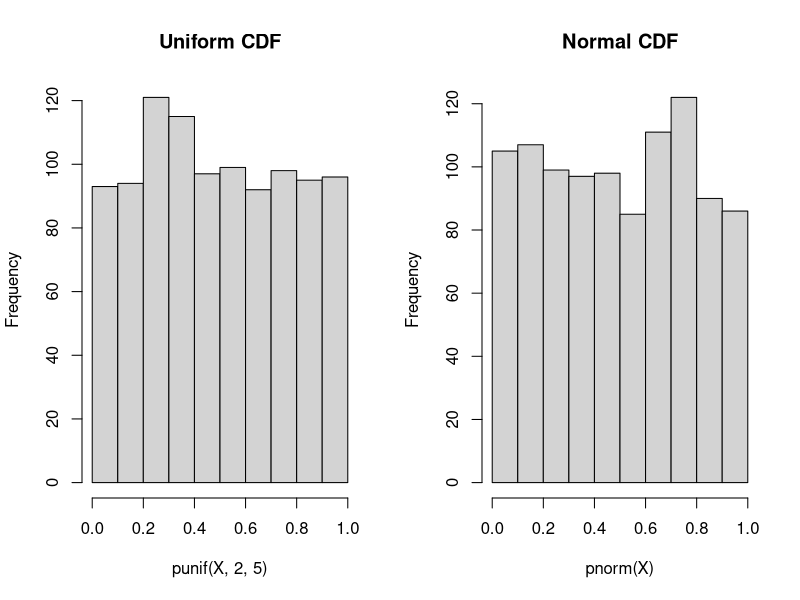
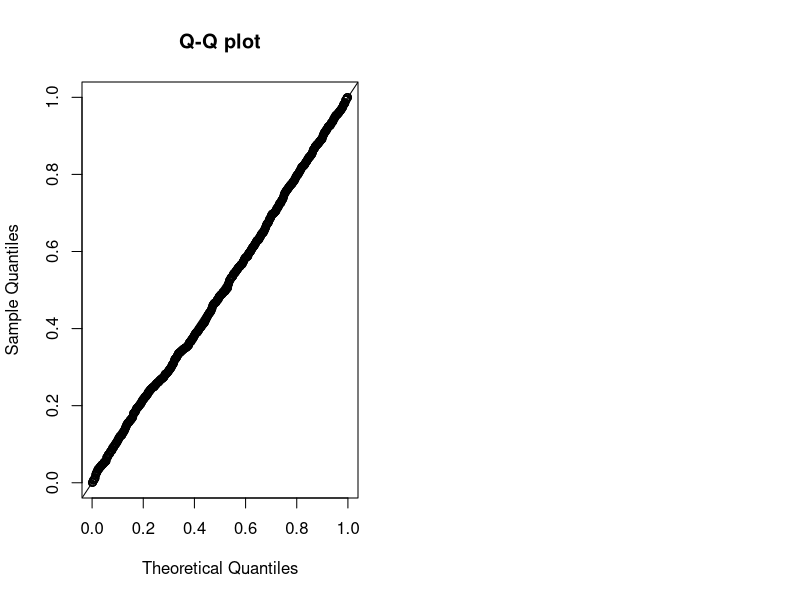
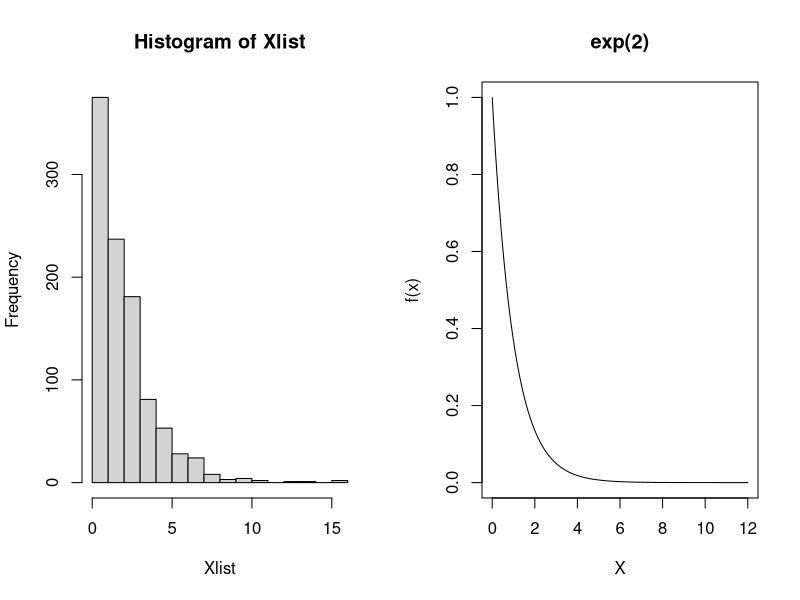
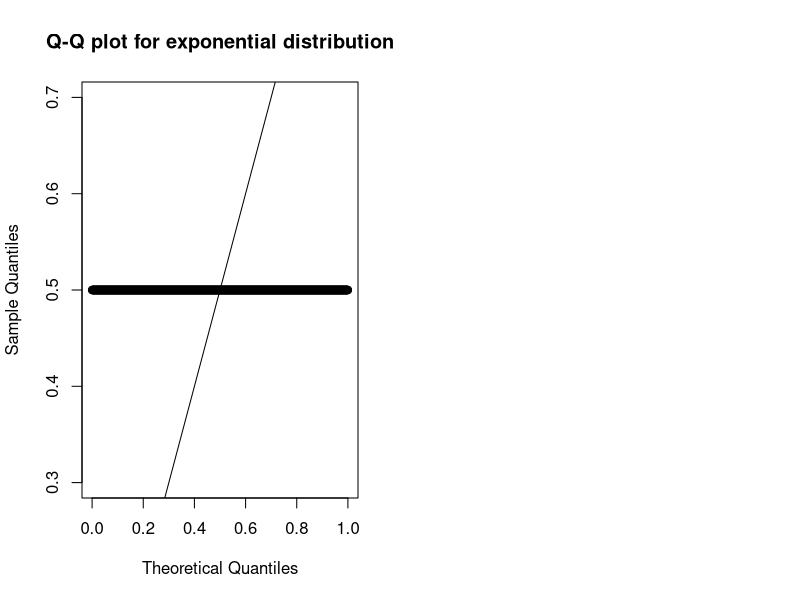
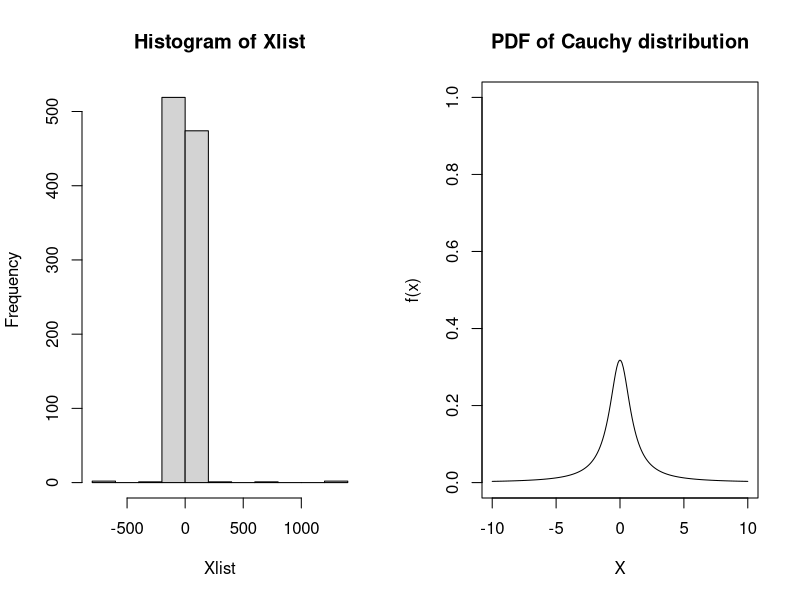
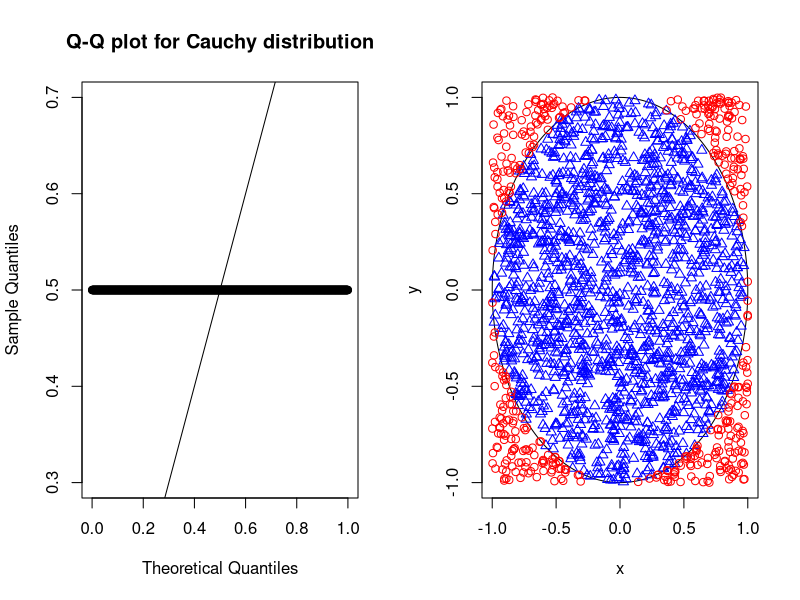
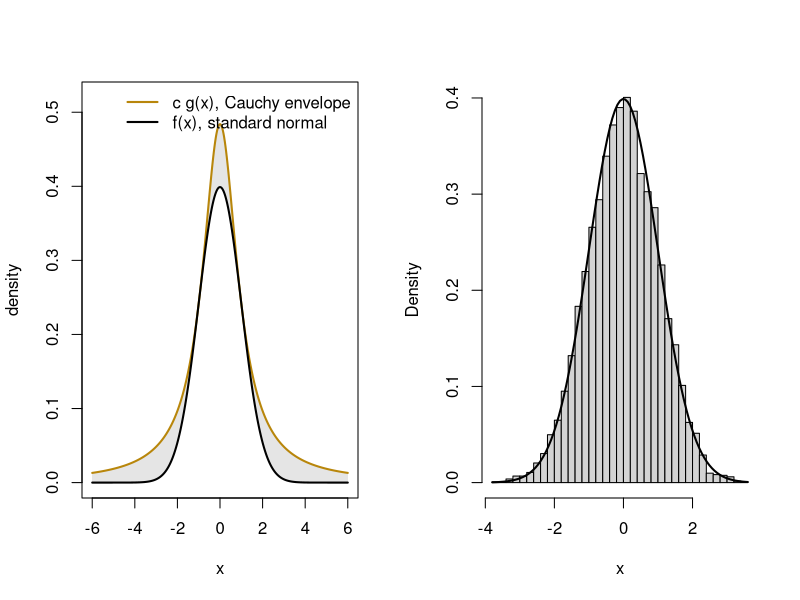
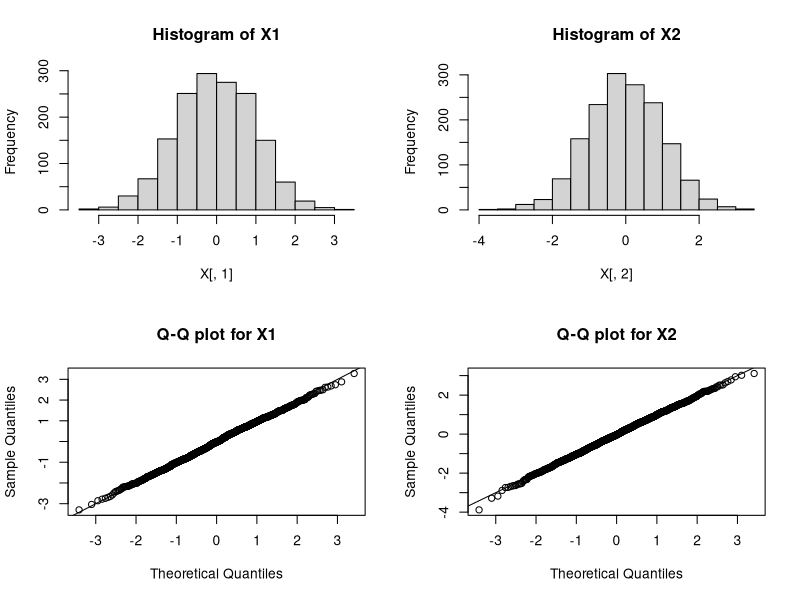

Recreate these plots in R, in order.
# STAT:5400 Section 3.1 — Random Number Generators
# Code from the lecture notes; no output, no solutions.

## 2.1 Draw from the uniform distribution

(u <- runif(1))


## 2.2 Set seed

set.seed(5400)
(u <- runif(1))

set.seed(5400)
length(.Random.seed)
head(.Random.seed)


## 2.3 Generate $U \sim \mathrm{Unif}(1, 5)$

# Predict
set.seed(5400)
(u1 <- runif(1, 1, 5))

# Predict
set.seed(5400)
(u2 <- runif(1) * 4 + 1)

# Predict
help(runif)


## 2.5 Generating many uniforms

set.seed(5400)
(ulist <- runif(5, 1, 5))

set.seed(5400)
ulist <- rep(NA, 5)
for (i in seq(5)) {
  ulist[i] <- runif(1, 1, 5)
}
ulist


## 2.7 Mean and variance of uniform distribution

set.seed(5400)
# generate U1, U2, ..., U100
ulist <- runif(100, 0, 1)

# population mean is 1/2
mean(ulist)

# population variance is 1/12 = 0.0833
var(ulist)


## 2.10 The probability integral transform, seen

par(mfrow = c(1, 2))
X <- runif(1000, 2, 5)
hist(punif(X, 2, 5), main = "Uniform CDF")
X <- rnorm(1000)
hist(pnorm(X), main = "Normal CDF")


## 2.12 Q-Q plot (quantile-quantile plot)

set.seed(5400)
ulist <- runif(1000, 0, 1)
plot(qunif(ppoints(1000)), sort(ulist),
  xlab = "Theoretical Quantiles",
  ylab = "Sample Quantiles", main = "Q-Q plot")
abline(0, 1)


## 3.1 Drawing from Bernoulli distribution

# Generate Bern(0.4)
Y <- as.numeric(runif(1) < 0.4)
Y

set.seed(5400)
# Generate Y1, ..., Y100 ~ Bern(0.4)
Ylist <- as.numeric(runif(100) < 0.4)

# population mean is 0.4
mean(Ylist)

# population variance is 0.4 * 0.6 = 0.24
var(Ylist)


## 3.2 Drawing from Binomial distribution

set.seed(5400)
# Generate X ~ Bin(100, 0.4)
X <- sum(runif(100) < 0.4)
X

rbinom(1, 100, 0.4)
# rbinom(n, size, prob).
# n is the number of observations.
# size is the number of trials.


## 4.2 Drawing from exponential distribution

set.seed(5400)
# Generate X1, ..., X1000 ~ exp(2)
Ulist <- runif(1000, 0, 1)
Xlist <- -2 * log(Ulist)
Xlist[1:3]

mean(Xlist)
var(Xlist)


## 4.3 Histogram against the density

# By hand
par(mfrow = c(1, 2))
hist(Xlist)
xs <- seq(0.001, 12, len = 200)
plot(xs, dexp(xs, rate = 1),        # <- change this line
  type = "l", ylim = c(0, 1),
  xlab = "X", main = "exp(2)", ylab = "f(x)")


## 4.4 Q-Q plot for the exponential

# By hand
probs <- ppoints(1000)
plot(probs, rep(0.5, 1000),         # <- change this line
  xlab = "Theoretical Quantiles", ylab = "Sample Quantiles",
  main = "Q-Q plot for exponential distribution")
abline(0, 1)


## 4.5 The `rexp` function in R

set.seed(5400)
Xlist <- rexp(1000, rate = 1/2)
Xlist[1:3]

mean(Xlist)
var(Xlist)

# Predict
set.seed(5400)
head(-2 * log(runif(3)))
set.seed(5400)
head(rexp(3, rate = 1/2))


## 4.6 Drawing from the standard Cauchy distribution

set.seed(5400)
# Generate X1, ..., X1000 ~ Cauchy
Ulist <- runif(1000, 0, 1)
Xlist <- tan(pi * (Ulist - 0.5))

par(mfrow = c(1, 2))
hist(Xlist)
xs <- seq(-10, 10, len = 200)
plot(xs, dcauchy(xs), type = "l", ylim = c(0, 1),
  xlab = "X", main = "PDF of Cauchy distribution", ylab = "f(x)")

# By hand
probs <- ppoints(1000)
plot(probs, rep(0.5, 1000),         # <- change this line
  xlab = "Theoretical Quantiles",
  ylab = "Sample Quantiles",
  main = "Q-Q plot for Cauchy distribution")
abline(0, 1)


## 4.7 Cauchy and $t$

set.seed(5400)
mean(rcauchy(10000))
mean(rcauchy(10000))
mean(rcauchy(10000))


## 4.8 Sampling the next word

words <- c("reject", "accept", "retain")
p <- c(0.665, 0.245, 0.090)

set.seed(5400)
u <- runif(1)
words[findInterval(u, cumsum(p)) + 1]   # one uniform, one word

# 10,000 draws: the frequencies match p
u <- runif(10000)
table(words[findInterval(u, cumsum(p)) + 1]) / 10000


## 5.2 Accept/reject sampling (cont'd)

set.seed(5400)
n <- 2000    # total samples
# Each row is a pair of V1 and V2. n rows in total.
dat <- matrix(runif(n * 2, -1, 1), n, 2)
# Accept if V_1^2 + V_2^2 <= 1.
accept <- (dat[, 1]^2 + dat[, 2]^2) <= 1

mean(accept)   # which is about pi/4
pi / 4

# Accepted pairs of V1 and V2
V <- dat[accept, ]
# Rejected pairs of V1 and V2
V_out <- dat[!accept, ]

# draw a circle
theta <- seq(0, 2 * pi, len = 1000)
plot(cbind(sin(theta), cos(theta)),
  type = "l", xlab = "x", ylab = "y")
points(V, pch = 2, col = "blue")      # Accepted pairs
points(V_out, pch = 1, col = "red")   # Rejected pairs

c_bound <- optimize(function(x) dnorm(x) / dcauchy(x),
                    c(-3, 3), maximum = TRUE)$objective
c_bound

xs <- seq(-6, 6, length = 400)
plot(xs, c_bound * dcauchy(xs), type = "n",
  xlab = "x", ylab = "density", ylim = c(0, 0.52))
polygon(c(xs, rev(xs)),
  c(c_bound * dcauchy(xs), rev(dnorm(xs))),
  col = "gray90", border = NA)          # rejected
lines(xs, c_bound * dcauchy(xs), lwd = 2, col = "#b8860b")
lines(xs, dnorm(xs), lwd = 2)
legend("topright", bty = "n", lwd = 2,
  col = c("#b8860b", "black"),
  legend = c("c g(x), Cauchy envelope", "f(x), standard normal"))

set.seed(5400)
n <- 1e4
Y <- rcauchy(n)
U <- runif(n)
keep <- U <= dnorm(Y) / (c_bound * dcauchy(Y))

mean(keep)      # close to 1 / c_bound
1 / c_bound

X <- Y[keep]
hist(X, breaks = 40, freq = FALSE, main = "", xlab = "x")
curve(dnorm(x), add = TRUE, lwd = 2)


## 6.2 Polar method for the standard normal

# an OK code
Rsq <- V[, 1]^2 + V[, 2]^2
m <- sqrt(-(2 * log(Rsq)) / (Rsq))
X <- m * V

# a better code
Rsq <- V[, 1]^2 + V[, 2]^2
ok <- Rsq > 0               # drop a pair that is exactly (0, 0)
m <- sqrt(-(2 * log(Rsq[ok])) / Rsq[ok])
X <- m * V[ok, ]


## 6.3 Checking the normals

par(mfrow = c(2, 2))
# histograms
hist(X[, 1], main = "Histogram of X1")
hist(X[, 2], main = "Histogram of X2")
# Q-Q plots
probs <- ppoints(NROW(X))
plot(qnorm(probs), sort(X[, 1]),
  xlab = "Theoretical Quantiles",
  ylab = "Sample Quantiles", main = "Q-Q plot for X1")
abline(0, 1)
plot(qnorm(probs), sort(X[, 2]),
  xlab = "Theoretical Quantiles",
  ylab = "Sample Quantiles", main = "Q-Q plot for X2")
abline(0, 1)


## 6.4 Q-Q plot for $\mathrm{N}(\mu, \sigma^2)$

newX <- X[, 1] * 2 + 4
dat_quant <- sort(newX)
thr_quant <- qnorm(ppoints(length(newX)))
plot(thr_quant, dat_quant,
  xlab = "Theoretical Quantiles",
  ylab = "Sample Quantiles",
  main = "Q-Q plot for X ~ N(4, 4)")
abline(a = 4, b = 2) # a = intercept; b = slope


## 6.5 `qqnorm` and `qqline`

qqnorm(newX)
qqline(newX)


## 6.6 What R actually uses

set.seed(5400)
qnorm(runif(1))

set.seed(5400)
rnorm(1)


## 6.7 Standard Cauchy, again

Y <- V[, 1] / V[, 2]
summary(Y)


## 6.8 $\chi_v^2$ distribution

set.seed(5400)
Zlist <- rnorm(10)
Y <- sum(Zlist^2)
Y


## 6.9 Student's $t$ distribution

curve(dnorm(x, 0, 1), xlim = c(-3, 3),
  main = "Normal and t",
  xlab = "X", ylab = "f(x)", lwd = 3, lty = 1)
curve(dt(x, 1), xlim = c(-3, 3), add = TRUE, lty = 2, col = "red")
curve(dt(x, 2), xlim = c(-3, 3), add = TRUE, lty = 3, col = "blue")
curve(dt(x, 5), xlim = c(-3, 3), add = TRUE, lty = 4, col = "green")
abline(h = 0)
legend("topright",
  c("normal", "t(1)", "t(2)", "t(5)"),
  lty = 1:4,
  col = c("black", "red", "blue", "green"))


## 7.4 Generate one copy from $\mathrm{N}_p(\boldsymbol{\mu}, \boldsymbol{\Sigma})$

set.seed(5400)
# sample size and dimension
n <- 1000
p <- 5
# var-covariance matrix
Sigma <- matrix(0.5, p, p)
diag(Sigma) <- 1
mu <- seq(p)   # mean vector

# eigen-decomposition
eig <- eigen(Sigma)
Sigma.sqrt <- eig$vectors %*%
  tcrossprod(diag(sqrt(eig$values)), eig$vectors)

Z <- rnorm(p)
X <- mu + Sigma.sqrt %*% Z
X


## 7.5 Generate multiple copies from $\mathrm{N}_p(\boldsymbol{\mu}, \boldsymbol{\Sigma})$

set.seed(5400)
# each row of Z is from N(0, 1)
Z <- matrix(rnorm(n * p), n, p)
# each row of X is from N(mu, Sigma)
X <- tcrossprod(rep(1, n), mu) + Z %*% Sigma.sqrt

(Xbar <- colMeans(X))

(S <- cov(X))


## 7.6 `mvtnorm` in R and `multivariate_normal` in Python

set.seed(5400)
Z <- rnorm(p)
X <- mu + Sigma.sqrt %*% Z
X[1:2]

set.seed(5400)
library(mvtnorm)
X <- rmvnorm(n = 1, mean = mu, sigma = Sigma)
X[1:2]
